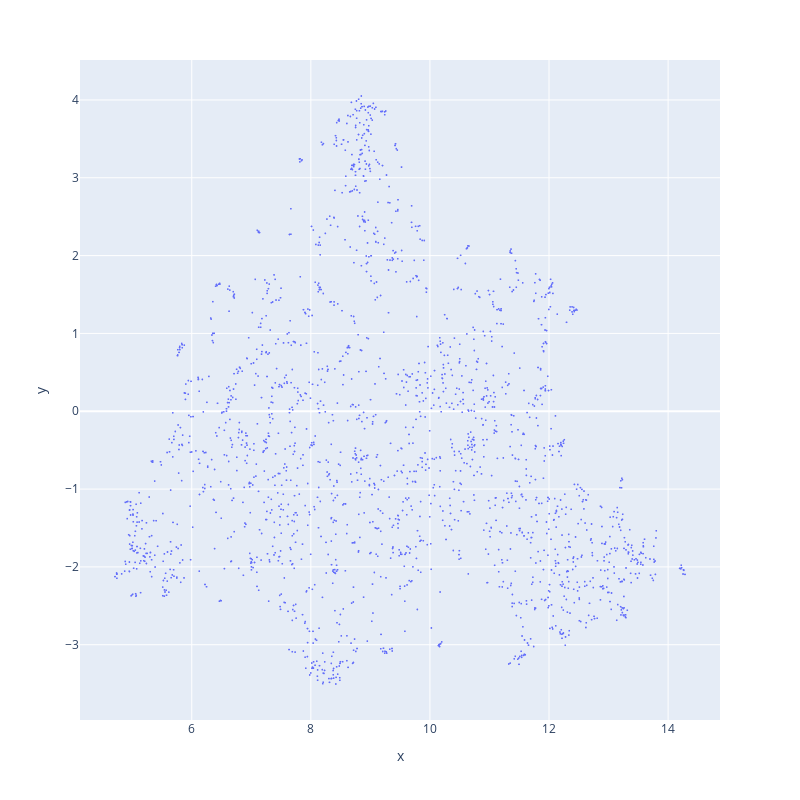

The code cell stored with this chart in its notebook:
### Code cell
fig = px.scatter(x=uembs[:,0], y=uembs[:,1])

fig.update_layout(width=800, height=800)
fig.update_traces(marker=dict(size=2))

# plotting to show how the embeddings are when just dimensionality reduction is used
fig_show_save(fig, "umap-scatter")

### Figure 1 — Plotly figure (JSON) as saved in the notebook; plotly's stock layout.template omitted (floating-point values rounded to 4 significant figures; data arrays with more than 128 entries replaced by an {"elided": "..."} marker saying what was removed)
{"data": [{"hovertemplate": "x=%{x}<br>y=%{y}<extra></extra>", "legendgroup": "", "marker": {"color": "#636efa", "size": 2, "symbol": "circle"}, "mode": "markers", "name": "", "showlegend": false, "type": "scattergl", "x": {"elided": "2047 float values"}, "xaxis": "x", "y": {"elided": "2047 float values"}, "yaxis": "y"}], "layout": {"height": 800, "legend": {"tracegroupgap": 0}, "margin": {"t": 60}, "width": 800, "xaxis": {"anchor": "y", "domain": [0, 1], "title": {"text": "x"}}, "yaxis": {"anchor": "x", "domain": [0, 1], "title": {"text": "y"}}}}
